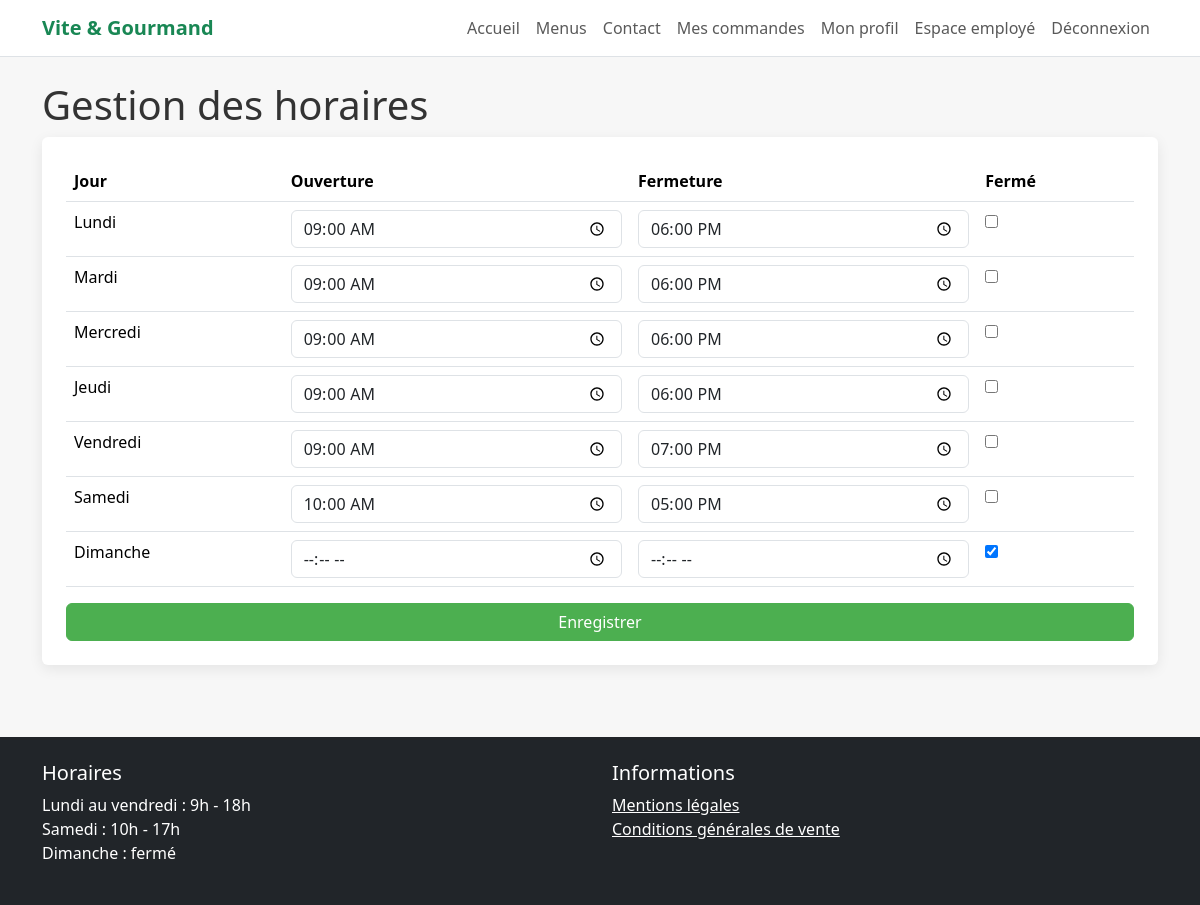
The app's page /employee/hours (signed in) with its own data.
### tables this page shows
CREATE TABLE horaire (
  id_horaire INT AUTO_INCREMENT PRIMARY KEY,
  jour_semaine VARCHAR(20) NOT NULL UNIQUE,
  heure_ouverture TIME NULL,
  heure_fermeture TIME NULL,
  ferme BOOLEAN NOT NULL DEFAULT FALSE
);

### app/core/Controller.php (called while the page is built, shortened)
<?php
class Controller
{
    protected function view(string $view, array $data = []): void
    {
        extract($data);
        require __DIR__ . '/../views/layouts/header.php';
        require __DIR__ . '/../views/' . $view . '.php';
        require __DIR__ . '/../views/layouts/footer.php';
    }
}

### app/controllers/HoursController.php (called while the page is built, shortened)
<?php
class HoursController extends Controller
{
    public function index(): void
    {
        $this->view('employee/hours', ['hours' => Hours::all()]);
    }
}

### app/core/Router.php (called while the page is built, shortened)
<?php
class Router
{
    private array $routes = [];
    public function get(string $path, array $action): void
    {
        $this->routes['GET'][$path] = $action;
    }
    public function post(string $path, array $action): void
    {
        $this->routes['POST'][$path] = $action;
    }
    public function dispatch(string $method, string $uri): void
    {
        $path = parse_url($uri, PHP_URL_PATH);
        [$controllerClass, $methodName] = $this->routes[$method][$path];
        $controller = new $controllerClass();
        $controller->$methodName();
    }
}

### public/index.php (called while the page is built, shortened)
<?php
require_once __DIR__ . '/../app/core/Controller.php';
require_once __DIR__ . '/../app/core/Router.php';
require_once __DIR__ . '/../app/core/Security.php';
$router = new Router();
$router->get('/', [HomeController::class, 'index']);
$router->get('/menus', [MenuController::class, 'index']);
$router->get('/menu', [MenuController::class, 'show']);
$router->get('/login', [AuthController::class, 'loginForm']);
$router->post('/login', [AuthController::class, 'login']);
$router->get('/register', [AuthController::class, 'registerForm']);
$router->post('/register', [AuthController::class, 'register']);
$router->get('/logout', [AuthController::class, 'logout']);
$router->get('/contact', [ContactController::class, 'form']);
$router->post('/contact', [ContactController::class, 'send']);
$router->get('/orders/create', [OrderController::class, 'create']);
$router->post('/orders/store', [OrderController::class, 'store']);
$router->get('/user/orders', [UserController::class, 'orders']);
$router->get('/employee/dashboard', [EmployeeController::class, 'dashboard']);
$router->get('/employee/menus', [EmployeeController::class, 'menus']);
$router->get('/employee/menu-create', [EmployeeController::class, 'createMenu']);
$router->post('/employee/menu-store', [EmployeeController::class, 'storeMenu']);
$router->get('/employee/orders', [EmployeeController::class, 'orders']);
$router->post('/employee/order-status', [EmployeeController::class, 'updateOrderStatus']);
$router->get('/admin/dashboard', [AdminController::class, 'dashboard']);
$router->get('/admin/employees', [AdminController::class, 'employees']);
$router->post('/admin/employees/store', [AdminController::class, 'storeEmployee']);
$router->post('/admin/employees/toggle', [AdminController::class, 'toggleEmployee']);
$router->get('/api/menus', [ApiController::class, 'menus']);
$router->get('/password/forgot', [PasswordController::class, 'forgotForm']);
$router->post('/password/forgot', [PasswordController::class, 'sendLink']);
$router->get('/password/reset', [PasswordController::class, 'resetForm']);
$router->post('/password/reset', [PasswordController::class, 'reset']);
$router->get('/employee/menu-edit', [EmployeeController::class, 'editMenu']);
$router->post('/employee/menu-update', [EmployeeController::class, 'updateMenu']);
$router->post('/employee/menu-delete', [EmployeeController::class, 'deleteMenu']);
$router->get('/employee/plates', [PlateController::class, 'index']);
$router->post('/employee/plates/store', [PlateController::class, 'store']);
$router->post('/employee/plates/delete', [PlateController::class, 'delete']);
$router->get('/employee/hours', [HoursController::class, 'index']);
$router->post('/employee/hours/update', [HoursController::class, 'update']);
$router->get('/employee/contacts', [EmployeeController::class, 'contacts']);
$router->post('/employee/contact-treated', [EmployeeController::class, 'markContactTreated']);
$router->post('/user/order-cancel', [UserController::class, 'cancelOrder']);
$router->get('/user/profile', [UserController::class, 'profile']);
$router->post('/user/profile-update', [UserController::class, 'updateProfile']);
$router->get('/admin/stats.json', [AdminController::class, 'statsJson']);
$router->post('/user/review', [ReviewController::class, 'store']);
$router->get('/employee/reviews', [EmployeeController::class, 'reviews']);
$router->post('/employee/review-validate', [EmployeeController::class, 'validateReview']);
$router->dispatch($_SERVER['REQUEST_METHOD'], $_SERVER['REQUEST_URI']);

### app/models/Hours.php (called while the page is built, shortened)
<?php
class Hours
{
    public static function all(): array
    {
        return Database::getConnection()
            ->query("SELECT * FROM horaire ORDER BY id_horaire")
            ->fetchAll();
    }
}

### app/core/Security.php (called while the page is built, shortened)
<?php
class Security
{
    public static function e(string $value): string
    {
        return htmlspecialchars($value, ENT_QUOTES, 'UTF-8');
    }
}

### app/views/employee/hours.php (the view, shortened to what this page needs)
<h1>Gestion des horaires</h1>
<form method="post" action="/employee/hours/update" class="card p-4">
    <table class="table">
        <thead><tr><th>Jour</th><th>Ouverture</th><th>Fermeture</th><th>Fermé</th></tr></thead>
        <tbody>
        <?php foreach ($hours as $hour): ?>
        <tr>
            <td><?= Security::e($hour['jour_semaine']) ?></td>
            <td><input class="form-control" type="time" name="hours[<?= (int)$hour['id_horaire'] ?>][ouverture]" value="<?= Security::e($hour['heure_ouverture'] ?? '') ?>"></td>
            <td><input class="form-control" type="time" name="hours[<?= (int)$hour['id_horaire'] ?>][fermeture]" value="<?= Security::e($hour['heure_fermeture'] ?? '') ?>"></td>
            <td><input type="checkbox" name="hours[<?= (int)$hour['id_horaire'] ?>][ferme]" <?= $hour['ferme'] ? 'checked' : '' ?>></td>
        </tr>
        <?php endforeach; ?>
        </tbody>
    </table>
    <button class="btn btn-success">Enregistrer</button>
</form>

### public/assets/css/style.css (style rules this page uses)
body { background: #f7f7f7; color: #333; }
.card { border: 0; box-shadow: 0 4px 14px rgba(0,0,0,.08); }
.btn-success { background-color: #4CAF50; border-color: #4CAF50; }

### records on screen
horaire: jour_semaine "Lundi", heure_ouverture "09:00:00", heure_fermeture "18:00:00"
horaire: jour_semaine "Mardi", heure_ouverture "09:00:00", heure_fermeture "18:00:00"
horaire: jour_semaine "Mercredi", heure_ouverture "09:00:00", heure_fermeture "18:00:00"
horaire: jour_semaine "Jeudi", heure_ouverture "09:00:00", heure_fermeture "18:00:00"
horaire: jour_semaine "Vendredi", heure_ouverture "09:00:00", heure_fermeture "19:00:00"
horaire: jour_semaine "Samedi", heure_ouverture "10:00:00", heure_fermeture "17:00:00"
horaire: jour_semaine "Dimanche", ferme "☑"
